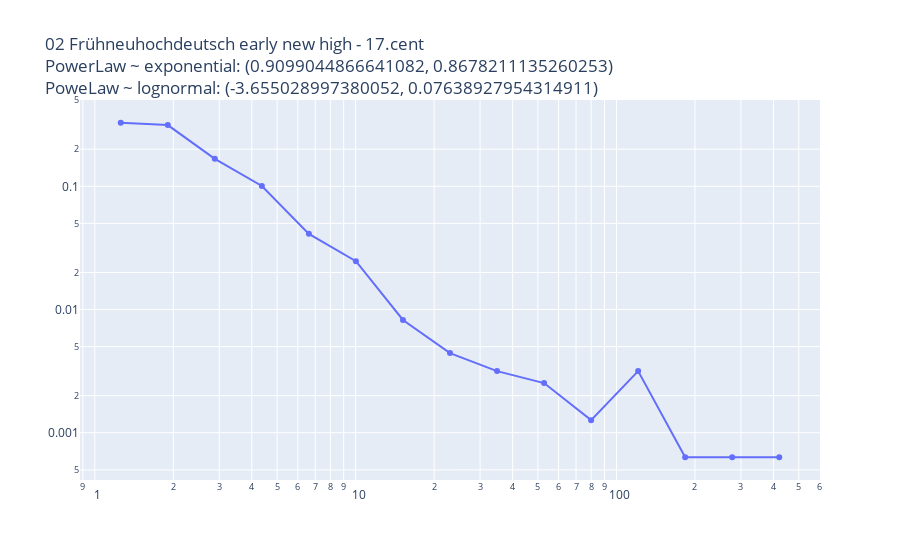

Source (notebook cell):
### Code cell
x, p = get_binning(degree_sequence, num_bins = 15, is_pmf = True, log_binning = True, threshold = 0, low=None, up=None)
# get_binning(data=degree_sequence, num_bins = 15, is_pmf = False, log_binning = True, threshold = 0, low=None, up=None)

fit = powerlaw.Fit(x, discrete=True, estimate_discrete=True)
            # Calculating best minimal value for power law fit> 
fit.power_law.alpha
fit.power_law.sigma

title = "{} - {}<br />PowerLaw ~ exponential: {}<br />PoweLaw ~ lognormal: {}".format(
    "02 Frühneuhochdeutsch early new high", "17.cent",
    fit.distribution_compare('power_law', 'exponential'),
    fit.distribution_compare('power_law', 'lognormal')
)

fig2 = fit.plot_pdf(color='b', linewidth=2)
fit.power_law.plot_pdf(color='b', linestyle='--', ax=fig2)
fit.plot_ccdf(color='r', linewidth=2, ax=fig2)
fit.power_law.plot_ccdf(color='r', linestyle='--', ax=fig2)

fig = go.Figure()

fig.add_trace(go.Scatter(
    x=x,
    y=p
))

fig.update_layout(xaxis_type="log", yaxis_type="log", title=title)

# fig.write_image("temp/L_{}_{}.png".format(family, net))

### Figure 1 — Plotly figure (JSON) as saved in the notebook; plotly's stock layout.template omitted (floating-point values rounded to 4 significant figures)
{"data": [{"type": "scatter", "x": [1.257, 1.905, 2.885, 4.37, 6.619, 10.03, 15.19, 23.0, 34.84, 52.78, 79.95, 121.1, 183.4, 277.8, 420.9], "y": [0.3278, 0.3139, 0.1671, 0.1006, 0.04114, 0.02468, 0.008228, 0.00443, 0.003165, 0.002532, 0.001266, 0.003165, 0.0006329, 0.0006329, 0.0006329]}], "layout": {"title": {"text": "02 Frühneuhochdeutsch early new high - 17.cent<br />PowerLaw ~ exponential: (0.9099044866641082, 0.8678211135260253)<br />PoweLaw ~ lognormal: (-3.655028997380052, 0.07638927954314911)"}, "xaxis": {"type": "log"}, "yaxis": {"type": "log"}}}
